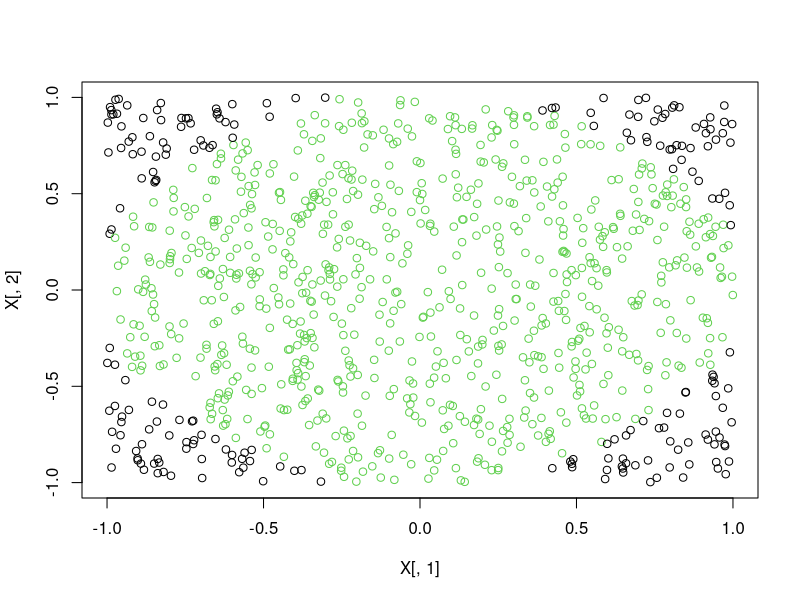

The R source for this figure:
######### Kernel Logistic Regression #########
myKernel <- function(X,gamma){
  n = dim(X)[1]
  x1_row = matrix(rep(X[,1],n),n)
  x1_col = t(x1_row)
  
  x2_row = matrix(rep(X[,2],n),n)
  x2_col = t(x2_row)
  
  x1 = x1_row - x1_col
  x2 = x2_row - x2_col
  
  ker = exp(-gamma*(x1^2+x2^2))
  return(ker)
}

myKerLogistic <- function(X, Y, lambda, gamma, 
                num_iterations = 500, learning_rate = 1e-1){
  n <- dim(X)[1]
#  p <- dim(X)[2] + 1
#  X <- cbind(rep(1,n), X)
  
  ker = myKernel(X,gamma)
  coef <- matrix(rep(1,n), nrow = n)
  
  #acc <- rep(0, num_iterations)
  
  for (it in 1:num_iterations)
  {
    a = -colSums(  matrix(rep( ( 1/(1+exp((ker%*%coef)*Y)) )*Y,n) ,n) * ker )
    
    #a = -colSums(  (1/(1+exp( (ker%*%coef) %*% Y ))) * matrix(rep(Y,n),n) * ker )
    grad = matrix(a,n) + lambda* ker %*% coef
    #coef_old = coef
    coef = coef- grad*learning_rate
    
    print(norm(grad,"F") /n)
    if( norm(grad,"F")/n < 0.001 ){
      break
    } 
  }
  output <- list(kernel = ker, coef = coef)  
  return(output)
}
############### example #################
npts = 1000
X = matrix(runif(2*npts, -1,1),ncol = 2)
Y = ((X[,1]^2 + X[,2]^2) > 1)*(-2)+1
#plot(X[,1],X[,2],col=Y+2,xlim = c(-1,1), ylim = c(-1,1))

lambda = 0.0002
gamma =1.4
kerlog = myKerLogistic(X, Y, lambda, gamma,num_iterations = 1000,learning_rate = 0.001)
coef = kerlog$coef
ker = kerlog$kernel

ker %*% coef
Y_pred = sign(ker %*% coef)
plot(X[,1],X[,2],col=Y_pred+2,xlim = c(-1,1), ylim = c(-1,1))